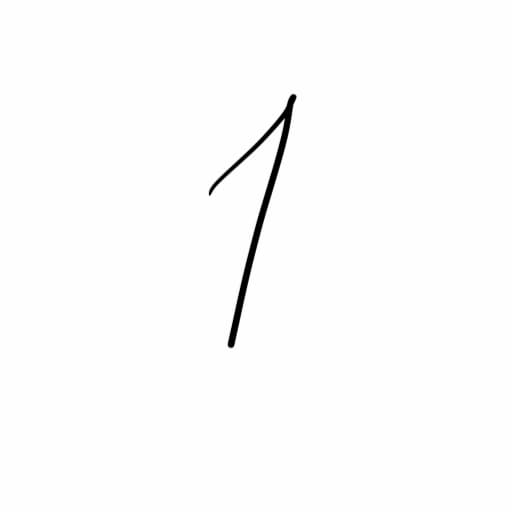
#> input picture audio/default/img1.jpg, 512 x 512 px, found by its file name
$ python gen_frame.py   (older library calls are emulated)
#> lines starting #> are read from the running program, lines starting #| are printed output that depends on the picture; after the words box and inside, x2 and y2 are one past the last pixel; in counts of white or black regions, pixels touching at a corner belong together
### generation/demotivator.py
from PIL import Image, ImageDraw, ImageFont, ImageOps
import requests
import os


class Demotivator:
    def __init__(self, top_text='', bottom_text=''):
        """
        Инициализирует объект Демотиватор

        :param top_text: текст, который будет написан сверху
        :param bottom_text: текст, который будет написан снизу
        """
        self._top_text = top_text
        self._bottom_text = bottom_text

    def create(self, file: str, watermark=None, result_filename='demresult.jpg',
               font_color='white', fill_color='black',
               font_name='times.ttf', top_size=80, bottom_size=60,
               arrange=False, use_url=False, delete_file=False) \
            -> bool:  # Returns True if method executed successfully

        """
        Создает демотиватор

        :param file: путь к файлу фотографии
        :param watermark: текст водяного знака, если None, то не будет добавлен
        :param result_filename: имя для файла результата
        :param font_color: цвет шрифта
        :param fill_color: цвет фона
        :param font_name: путь к файлу шрифта
        :param top_size: размер шрифта для верхнего текста
        :param bottom_size: размер шрифта для нижнего текста
        :param arrange: True, если фотография должна быть вставлена в рамку
        :param use_url: True, если file - это URL
        :param delete_file: True, если файл, переданный в file, должен быть удален
        :return: True, если метод выполнился успешно
        """
#> called with file = '../resource/default/img1.jpg', watermark = 'АНАКОНДА', result_filename = 'temp_img/dem0.jpg', font_color = 'white', fill_color = 'black', font_name = 'IslandOfTreasure-Regular.otf', top_size = 80, bottom_size = 60
        if use_url:
            p = requests.get(file)
            out = open(r'demotivator_picture.jpg', "wb")
            out.write(p.content)
            out.close()

            file = 'demotivator_picture.jpg'

        """
        Создаем шаблон для демотиватора
        Вставляем фотографию в рамку
        """

        if arrange:
            user_img = Image.open(file).convert("RGBA")
            (width, height) = user_img.size
            img = Image.new('RGB', (width + 250, height + 260), color=fill_color)
            img_border = Image.new('RGB', (width + 10, height + 10), color='#000000')
            border = ImageOps.expand(img_border, border=2, fill='#ffffff')
            img.paste(border, (111, 96))
            img.paste(user_img, (118, 103))
            drawer = ImageDraw.Draw(img)
        else:
            img = Image.new('RGB', (1280, 1024), color=fill_color)
#> img: PIL image 1280x1024 RGB; every value is 0
            img_border = Image.new('RGB', (1060, 720), color='#000000')
#> img_border: PIL image 1060x720 RGB; every value is 0
            border = ImageOps.expand(img_border, border=2, fill='#ffffff')
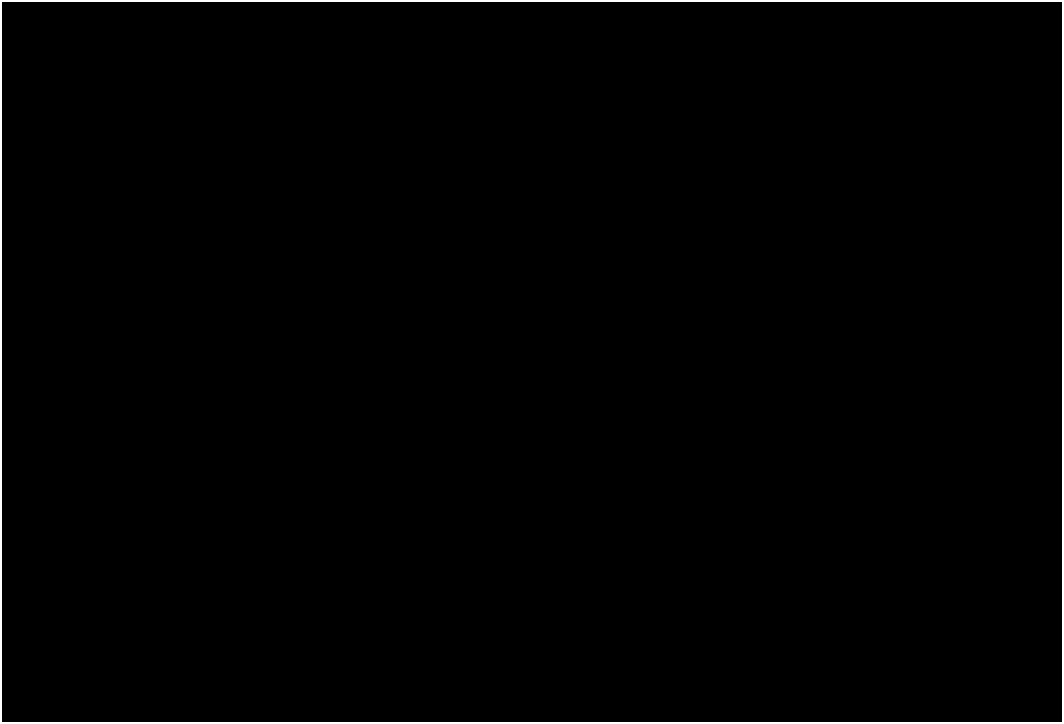
#> border: PIL image 1064x724 RGB; 0.93% white; 1 white region, box (x1, y1, x2, y2) and area: (0, 0, 1064, 724) 7136
            user_img = Image.open(file).convert("RGBA").resize((1050, 710))
            (width, height) = user_img.size
#> width = 1050; height = 710
            img.paste(border, (111, 96))
#> img: PIL image 1280x1024 RGB; 0.54% white in thin lines or dots, all inside (x1, y1, x2, y2) = (111, 96, 1175, 820)
            img.paste(user_img, (118, 103))
            drawer = ImageDraw.Draw(img)

        """Подбираем оптимальный размер шрифта

        Добавляем текст в шаблон для демотиватора

        """
        font_1 = ImageFont.truetype(font=font_name, size=top_size, encoding='UTF-8')
        text_width = font_1.getsize(self._top_text)[0]

        while text_width >= (width + 250) - 20:
            font_1 = ImageFont.truetype(font=font_name, size=top_size, encoding='UTF-8')
            text_width = font_1.getsize(self._top_text)[0]
            top_size -= 1
#> after the loop, top_size = 80

        font_2 = ImageFont.truetype(font=font_name, size=bottom_size, encoding='UTF-8')
        text_width = font_2.getsize(self._bottom_text)[0]

        while text_width >= (width + 250) - 20:
            font_2 = ImageFont.truetype(font=font_name, size=bottom_size, encoding='UTF-8')
            text_width = font_2.getsize(self._bottom_text)[0]
            bottom_size -= 1
#> after the loop, bottom_size = 60

        size_1 = drawer.textsize(self._top_text, font=font_1)
#> size_1 = (690, 88)
        size_2 = drawer.textsize(self._bottom_text, font=font_2)
#> size_2 = (0, 0)

        if arrange:
            drawer.text((((width + 250) - size_1[0]) / 2, ((height + 190) - size_1[1])),
                        self._top_text, fill=font_color,
                        font=font_1)
            drawer.text((((width + 250) - size_2[0]) / 2, ((height + 235) - size_2[1])),
                        self._bottom_text, fill=font_color,
                        font=font_2)
        else:
            drawer.text(((1280 - size_1[0]) / 2, 840), self._top_text, fill=font_color, font=font_1)
            drawer.text(((1280 - size_2[0]) / 2, 930), self._bottom_text, fill=font_color, font=font_2)

        if watermark is not None:
            (width, height) = img.size
#> width = 1280; height = 1024
            idraw = ImageDraw.Draw(img)

            idraw.line((1000 - len(watermark) * 5, 817, 1008 + len(watermark) * 5, 817), fill=0, width=4)

            font_2 = ImageFont.truetype(font=font_name, size=20, encoding='UTF-8')
            size_2 = idraw.textsize(watermark.upper(), font=font_2)
#> size_2 = (117, 22)
            idraw.text((((width + 729) - size_2[0]) / 2, ((height - 192) - size_2[1])),
                       watermark.upper(), font=font_2)

        img.save(result_filename)
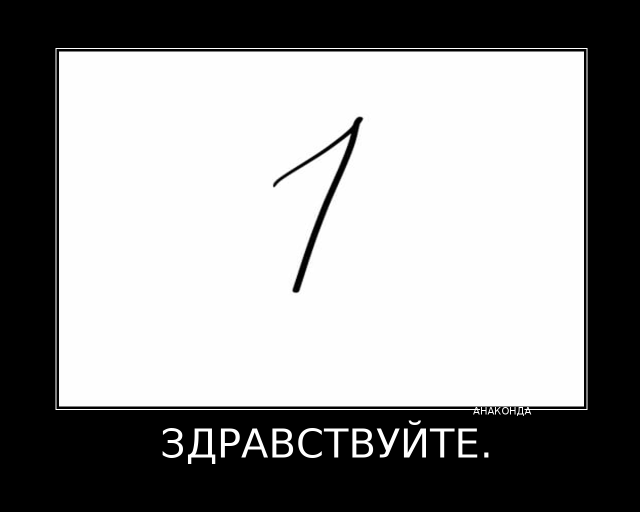
#> saved as dem0.jpg: PIL image 1280x1024 RGB (shown at 1/2 size); min 0, max 255, mean 147.2

        if delete_file:
            os.remove(file)

        return True


# [4 lines that do not run on import are left out]

### generation/gen_frame.py
# pillow-9.1.0
from generation import demotivator

IMG1 = '../resource/default/img1.jpg'
IMG2 = '../resource/default/img2.jpg'
DIR = "temp_img/"
SEGMENTS = [(' Здравствуйте.', 'SPEAKER_00', 0.031, 5.06), ('Здравствуйте.', 'SPEAKER_00', 5.08, 6.182),
                ('Меня зовут Вероника.', 'SPEAKER_00', 6.202, 7.404),
                ('Это федеральный юридический центр.', 'SPEAKER_00', 7.424, 8.646),
                ('Вы интересовались списанием кредита.', 'SPEAKER_00', 8.666, 10.73),
                ('Хотели проконсультироваться, верно?', 'SPEAKER_00', 10.75, 18.864),
                ('Вас не слышно.', 'SPEAKER_01', 18.884, 19.284), ('Чё хотела?', 'SPEAKER_01', 19.304, 21.088),
                ('Процедурой банкротства интересовались?', 'SPEAKER_00', 21.108, 23.191),
                ('Вы хотели консультацию получить?', 'SPEAKER_00', 23.211, 24.233),
                (' Да послушайте, идите все нахуй, меня так заебали уже.', 'SPEAKER_01', 26.947, 30.515),
                ('С утра еще звонят, козлы ебаные пляшут.', 'SPEAKER_01', 30.576, 34.003)]


def create_img_rec(segments, img1, img2, index, directory=DIR):
    if index == len(segments):
        return
    text = segments[index][0].upper()
    demotivat = demotivator.Demotivator(text)
    # АНАКОНДА
    print(f"{directory}dem{index}.jpg")
    if segments[index][1] == "SPEAKER_00":
        demotivat.create(file=img1, result_filename=f"{directory}dem{index}.jpg", fill_color='black',
                           font_name='IslandOfTreasure-Regular.otf', watermark='АНАКОНДА', arrange=False)
        create_img_rec(segments, f"{directory}dem{index}.jpg", img2, index + 1, directory)
    else:
        demotivat.create(file=img2, result_filename=f"{directory}dem{index}.jpg", fill_color='black',
                           font_name='IslandOfTreasure-Regular.otf', watermark='АНАКОНДА', arrange=False)
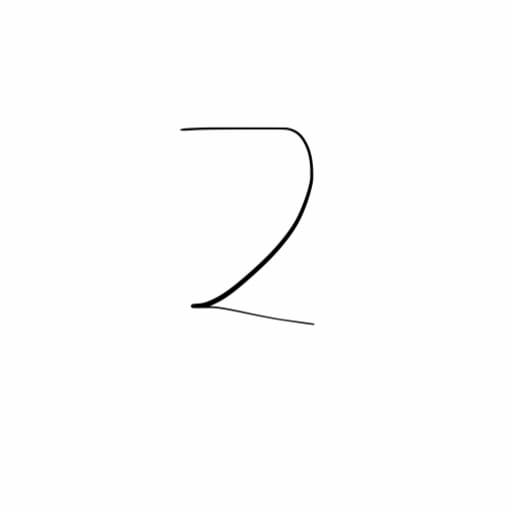
#> input picture audio/default/img2.jpg, 512 x 512 px, found by its file name
#> in create (call 7), `size_1 = drawer.textsize(self._top_text, font=font_1)`: size_1 = (748, 76)
#> in create (call 7), `size_2 = drawer.textsize(self._bottom_text, font=font_2)`: size_2 = (0, 0)
#> in create (call 7), `size_2 = idraw.textsize(watermark.upper(), font=font_2)`: size_2 = (117, 22)
#> in create (call 8), `user_img = Image.open(file).convert("RGBA").resize((1050, 710))`:
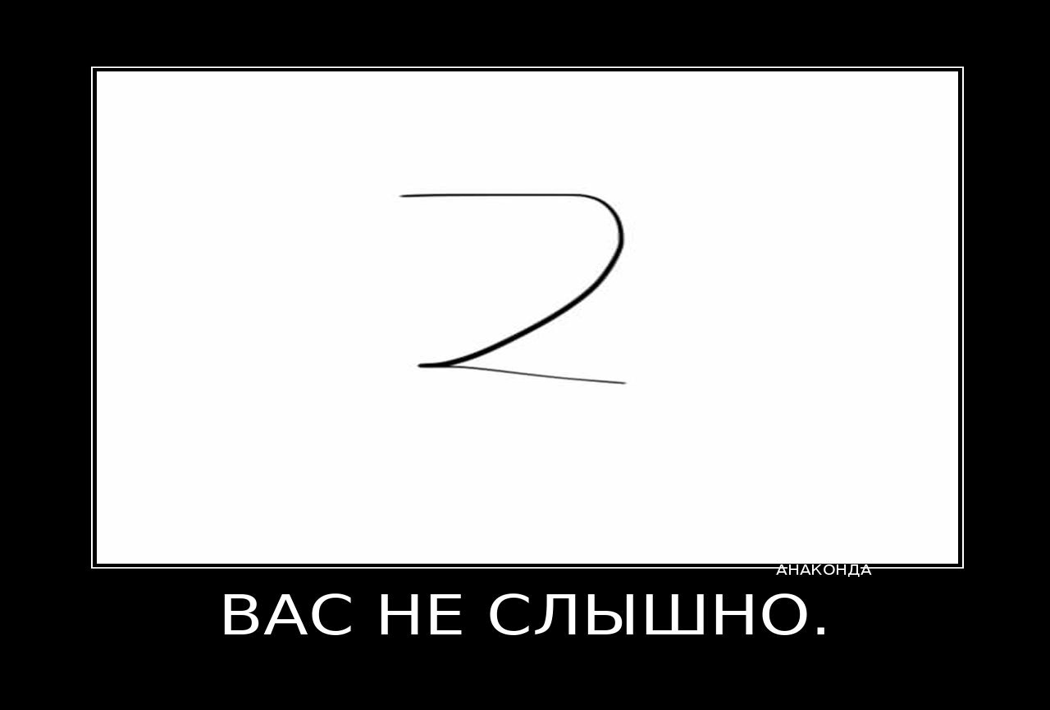
#> user_img: PIL image 1050x710 RGBA; mean R, G, B, A 147.7, 147.7, 147.7, 255
#> in create (call 8), `size_1 = drawer.textsize(self._top_text, font=font_1)`: size_1 = (505, 76)
#> in create (call 8), `size_2 = drawer.textsize(self._bottom_text, font=font_2)`: size_2 = (0, 0)
#> in create (call 8), `size_2 = idraw.textsize(watermark.upper(), font=font_2)`: size_2 = (117, 22)
        create_img_rec(segments, img1, f"{directory}dem{index}.jpg", index + 1, directory)
#> in create (call 10), `size_1 = drawer.textsize(self._top_text, font=font_1)`: size_1 = (1264, 63)
#> in create (call 10), `size_2 = drawer.textsize(self._bottom_text, font=font_2)`: size_2 = (0, 0)
#> in create (call 10), `idraw = ImageDraw.Draw(img)`:
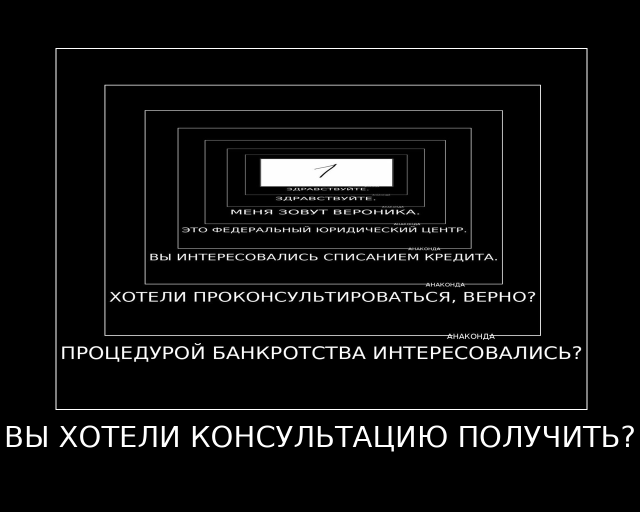
#> img: PIL image 1280x1024 RGB (shown at 1/2 size); min 0, max 255, mean 13.2
#> in create (call 10), `size_2 = idraw.textsize(watermark.upper(), font=font_2)`: size_2 = (117, 22)
#> in create (call 11), `user_img = Image.open(file).convert("RGBA").resize((1050, 710))`:
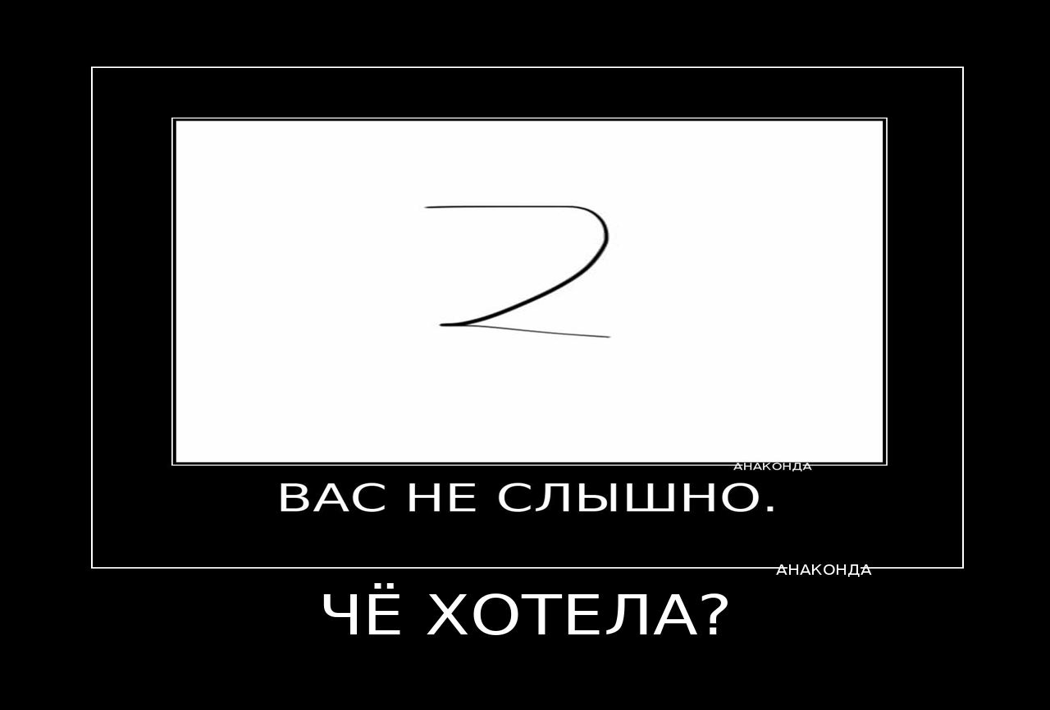
#> user_img: PIL image 1050x710 RGBA; mean R, G, B, A 87.2, 87.2, 87.2, 255
#> in create (call 11), `img.paste(user_img, (118, 103))`:
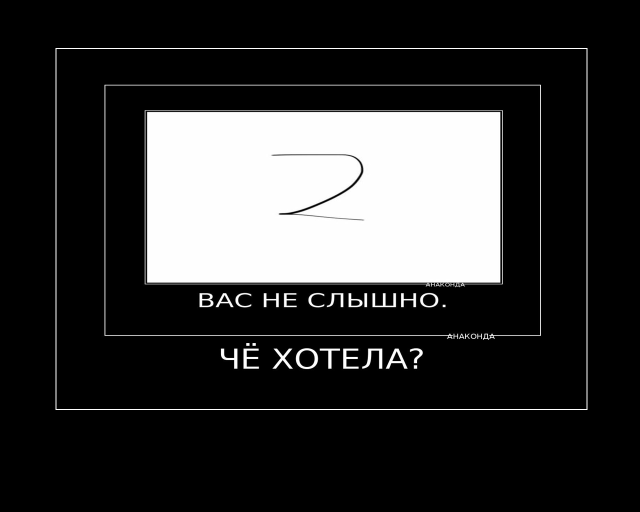
#> img: PIL image 1280x1024 RGB (shown at 1/2 size); min 0, max 255, mean 51
#> in create (call 11), `size_1 = drawer.textsize(self._top_text, font=font_1)`: size_1 = (1248, 41)
#> in create (call 11), `size_2 = drawer.textsize(self._bottom_text, font=font_2)`: size_2 = (0, 0)
#> in create (call 11), `size_2 = idraw.textsize(watermark.upper(), font=font_2)`: size_2 = (117, 22)


def create_demotivator(segments=SEGMENTS, img1=IMG1, img2=IMG2, directory=DIR):
    # Цель функции: создать кортеж фотографий для фрагментов видео-демотиватора

    # segments - список сегментов, которые нужно обработать
    # img1 - путь к первой фотографии - фотография для первого спикера
    # img2 - путь ко второй фотографии - фотография для второго спикера
    # впоследствии будут заменены на сгенерированные по тексту диалога

    create_img_rec(segments, img1, img2, 0, directory)


if __name__ == "__main__":
    create_demotivator()
